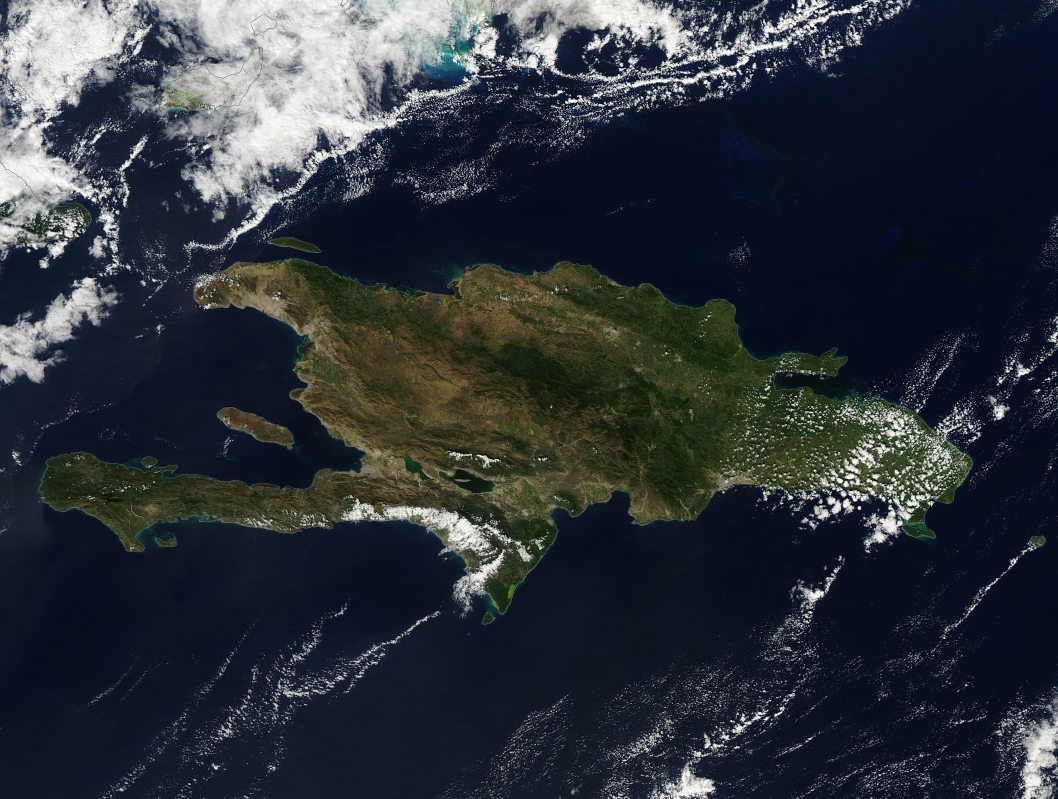
#> input picture source/satelita_hispaniola.jpg, 3172 x 2396 px (shown at 1/3 size)
$ jupyter execute '2.3 - Image Segmentation & Morphological Operators.ipynb'   (older library calls are emulated)
#> lines starting #> are read from the running program, lines starting #| are printed output that depends on the picture; after the words box and inside, x2 and y2 are one past the last pixel; in counts of white or black regions, pixels touching at a corner belong together
# Image Segmentation, Morphological Operators & Shape Analysis
**Student Name:** Andrés Jauch
**Semester Term:** FS26

## Introduction & Use Case
In this third task, I want to segment the landmass of Hispaniola from the surrounding ocean.

To do this, I will use a Green minus Blue channel difference. Since the vegetation on land reflects green and water absorbs it, while water reflects blue, the difference image highlights the land really well. I will normalize this difference and use Otsu"s thresholding to separate land from water automatically.

To handle clouds, which get misclassified as land because they are bright, I will build an HSV cloud mask. I noticed that clouds over the ocean are cool-toned, while the soil is warm-toned, so I can use a Red-minus-Blue channel check to filter out clouds without cutting into dry land. If the image is hazy, I'll fall back to a safer, less aggressive cloud threshold so I don"t accidentally mask out the haze.

After binarization, I will use morphological opening and closing to clean up noise, keep only the largest connected component (the main island), and fill all internal lakes and cloud shadows. Then, I will draw the final coastline using a morphological gradient, calculate Area and Perimeter stats, and create a clean skeleton of the island. Lastly, I'll compare the results under haze using the Intersection over Union (IoU) metric.

[cell 1]
import cv2
import numpy as np
import matplotlib.pyplot as plt
import pandas as pd

## Technical Implementation

### Image loading and Green-Blue difference
I load the image, resize it to 800px width for speed, and split the channels to calculate the Green-Blue difference. Normalizing this difference helps suppress water reflections and makes thresholding claener.

[cell 2]
# Load and resize
img_source = cv2.imread("source/satelita_hispaniola.jpg")
#> img_source is the input picture: shape (2396, 3172, 3); mean B, G, R 58.8, 50.5, 45.3
if img_source is None:
    raise FileNotFoundError("Couldnt find ../source/satelita_hispaniola.jpg")

target_width = 800
H, W, _ = img_source.shape
target_height = int(target_width * H / W)
img_source = cv2.resize(img_source, (target_width, target_height), interpolation=cv2.INTER_AREA)
#> img_source: shape (604, 800, 3)

img_rgb = cv2.cvtColor(img_source, cv2.COLOR_BGR2RGB)

# Conv to float to compute difference
b, g, r = cv2.split(img_source.astype(np.float32))

# Green-Blue difference highlights vegetation (land) and suppresses water
diff = g - b
diff_norm = ((diff - diff.min()) / (diff.max() - diff.min()) * 255).astype(np.uint8)

# Otsu"s Thresholding on Normalized Difference
otsu_threshold, thresh_mask = cv2.threshold(
    diff_norm, 0, 255, cv2.THRESH_BINARY + cv2.THRESH_OTSU
)
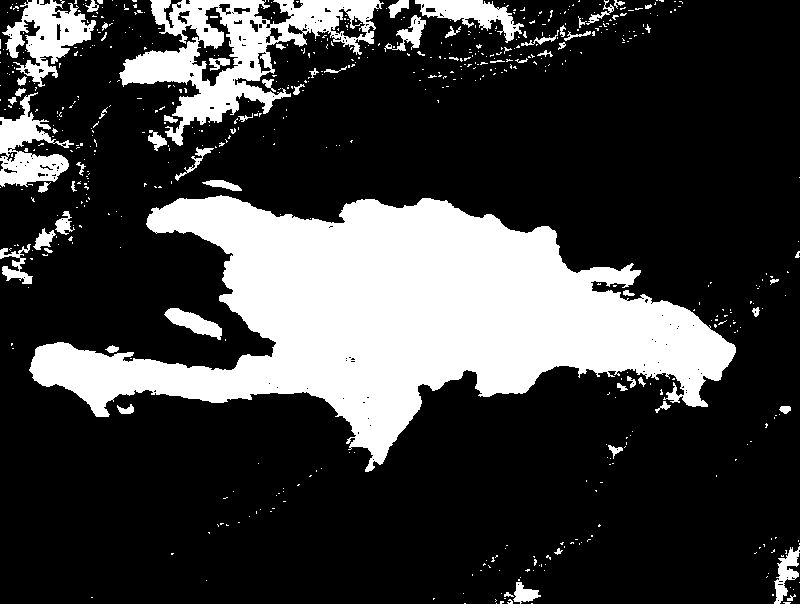
#> thresh_mask: shape (604, 800); 24.2% white; 610 white regions (544 under 20 px), largest, box (x1, y1, x2, y2) and area: (29, 195, 736, 472) 86222, (119, 0, 384, 146) 13158, (2, 0, 96, 87) 3629
#> otsu_threshold = 102
print(f"Otsu's Threshold on Green-Blue Difference: {otsu_threshold:.2f}")
#| Otsu's Threshold on Green-Blue Difference: 102.00

fig, axes = plt.subplots(1, 2, figsize=(14, 5))

# Histogram
axes[0].hist(diff_norm.ravel(), bins=256, color="gray")
axes[0].axvline(otsu_threshold, color="red", linestyle="--", label=f"Threshold ({otsu_threshold:.0f})")
axes[0].set_title("Green-Blue Diff Histogram")
axes[0].legend()

# Mask
axes[1].imshow(thresh_mask, cmap="gray")
axes[1].set_title("Raw binarized mask")
axes[1].axis("off")
plt.show()

### Cloud filtering and Morphological tests
I will convert the image to HSV to find bright, white clouds. I use the sharpness calculated earlier to decide which cloud mask to use. A sensitive cool-toned one for clear images, and a conservative one for hazy images (so the haze itself doesn"t get masked). Then, I'll test erosion, dilation, opening, and closing using a 7x7 rectangle kernel to see how they affect the mask.

[cell 3]
# Identify clouds in HSV color space
hsv = cv2.cvtColor(img_source, cv2.COLOR_BGR2HSV)
#> hsv: shape (604, 800, 3); mean H, S, V 93.4, 132.9, 63.7
h_chan, s_chan, v_chan = cv2.split(hsv)
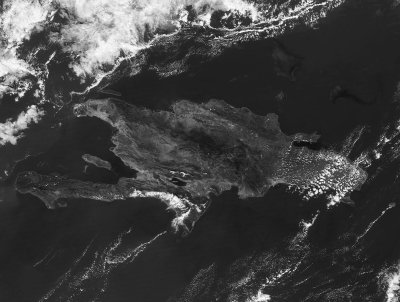
#> v_chan: shape (604, 800) (shown at 1/2 size); min 13, max 254, mean 63.7

# Check sharpness to see if image is hazy
gray_temp = cv2.cvtColor(img_source, cv2.COLOR_BGR2GRAY)
sharpness = cv2.Laplacian(gray_temp, cv2.CV_64F).var()
#> sharpness = 2766.5

if sharpness < 150:
    # Hazy image: conservative cloud mask to prevent haze from being cut out
    cloud_mask = (v_chan > 140) & (s_chan < 60)
else:
    # Clear image: sensitive cool-toned cloud mask using Red-minus-Blue check
    b_ch, g_ch, r_ch = cv2.split(img_source.astype(np.float32))
    r_minus_b = r_ch - b_ch
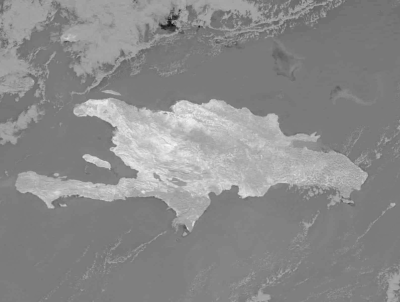
#> r_minus_b: shape (604, 800) float32 (shown at 1/2 size); min -114, max 70, mean -13.6; drawn with min black and max white
    cloud_mask = (v_chan > 55) & (s_chan < 110) & (r_minus_b < 15)
#> cloud_mask: shape (604, 800) bool; 19.9% white; 2956 white regions (2823 under 20 px), largest, box (x1, y1, x2, y2) and area: (0, 0, 690, 210) 58325, (563, 268, 743, 419) 7033, (28, 348, 415, 468) 4038

# Filter out clouds from initial binarized mask
thresh_mask_no_clouds = thresh_mask.copy()
thresh_mask_no_clouds[cloud_mask] = 0
#> thresh_mask_no_clouds: shape (604, 800); 15.6% white; 286 white regions (262 under 20 px), largest, box (x1, y1, x2, y2) and area: (29, 195, 657, 472) 71676, (641, 338, 703, 373) 770, (165, 308, 222, 339) 719

kernel = np.ones((7, 7), np.uint8)

mask_erosion = cv2.erode(thresh_mask_no_clouds, kernel, iterations=1)
#> mask_erosion: shape (604, 800); 9.9% white; 32 white regions (21 under 20 px), largest, box (x1, y1, x2, y2) and area: (73, 200, 581, 397) 46312, (582, 329, 614, 353) 331, (36, 355, 59, 380) 280
mask_dilation = cv2.dilate(thresh_mask_no_clouds, kernel, iterations=1)
#> mask_dilation: shape (604, 800); 20.2% white; 15 white regions, largest, box (x1, y1, x2, y2) and area: (26, 192, 739, 475) 92925, (162, 305, 229, 344) 1370, (12, 151, 71, 187) 1337
mask_opening = cv2.morphologyEx(thresh_mask_no_clouds, cv2.MORPH_OPEN, kernel)
#> mask_opening: shape (604, 800); 13.1% white; 14 white regions, largest, box (x1, y1, x2, y2) and area: (65, 197, 584, 408) 59436, (33, 349, 98, 383) 1144, (579, 326, 617, 356) 753
mask_closing = cv2.morphologyEx(thresh_mask_no_clouds, cv2.MORPH_CLOSE, kernel)
#> mask_closing: shape (604, 800); 17.4% white; 22 white regions (12 under 20 px), largest, box (x1, y1, x2, y2) and area: (29, 195, 736, 472) 82200, (165, 308, 222, 339) 768, (17, 154, 68, 181) 542

fig, axes = plt.subplots(2, 2, figsize=(14, 12))

# Erosion
axes[0, 0].imshow(mask_erosion, cmap="gray")
axes[0, 0].set_title("Erosion")
axes[0, 0].axis("off")

#Dilation
axes[0, 1].imshow(mask_dilation, cmap="gray")
axes[0, 1].set_title("Dilation")
axes[0, 1].axis("off")

#Opening
axes[1, 0].imshow(mask_opening, cmap="gray")
axes[1, 0].set_title("Opening")
axes[1, 0].axis("off")

#Closing
axes[1, 1].imshow(mask_closing, cmap="gray")
axes[1, 1].set_title("Closing")
axes[1, 1].axis("off")

plt.tight_layout()
plt.show()

### Coastline extraction and island cleaning
After morphological cleaning, I use connected components to find the largest component, which is the main island, and discard any small cloud fragments in the ocean. To get a clean outer boundary without loops around inland lakes or cloud shadows, I'll fill all internal holes. Then, I apply a morphological gradient to get the final coastline outline.

[cell 4]
# Clean mask morphologically
mask_cleaned = cv2.morphologyEx(thresh_mask_no_clouds, cv2.MORPH_CLOSE, kernel)
mask_cleaned = cv2.morphologyEx(mask_cleaned, cv2.MORPH_OPEN, kernel)
#> mask_cleaned: shape (604, 800); 17.1% white; 4 white regions, box (x1, y1, x2, y2) and area: (32, 196, 735, 464) 81473, (168, 309, 222, 337) 748, (27, 161, 46, 177) 239, (50, 155, 68, 169) 167

# Keep only the largest component to filter out ocean clouds
num_labels, labels, stats, centroids = cv2.connectedComponentsWithStats(mask_cleaned)
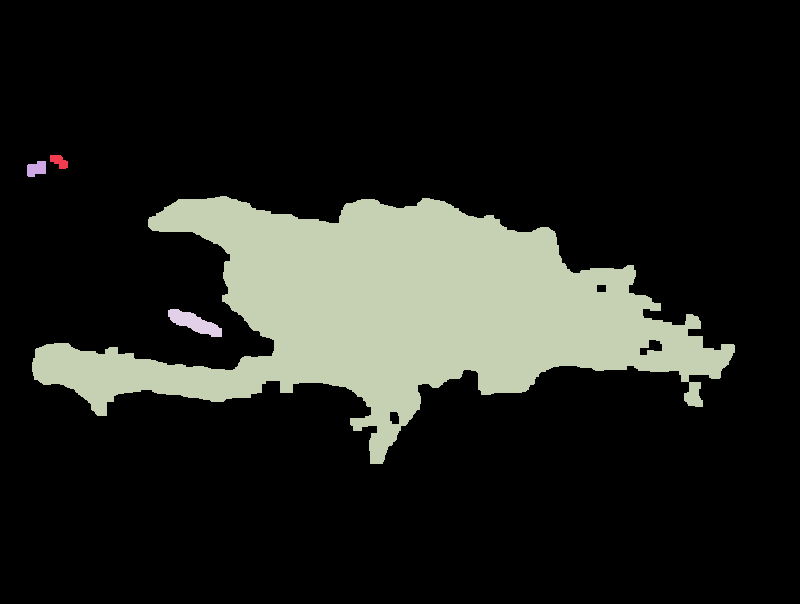
#> labels: shape (604, 800) int32; 5 distinct labels, from 0 to 4; one colour per label, 0 black
#> num_labels = 5; stats = [[0, 0, 800, 604, 400573], [50, 155, 18, 14, 167], [27, 161, 19, 16, 239], [32, 196, 703, 268, 81473], [168, 309, 54, 28, 748]]; centroids = [[401, 299.6], [58.83, 161], [36.09, 168.4], [396, 311.4], [194, 322.5]]
if num_labels > 1:
    largest_label = np.argmax(stats[1:, cv2.CC_STAT_AREA]) + 1
#> largest_label = 3
    mask_largest = (labels == largest_label).astype(np.uint8) * 255
#> mask_largest: shape (604, 800); 16.9% white; 1 white region
else:
    mask_largest = mask_cleaned

# Fill all internal holes inside the main island
mask_filled = np.zeros(mask_largest.shape, np.uint8)
contours, hierarchy = cv2.findContours(mask_largest, cv2.RETR_CCOMP, cv2.CHAIN_APPROX_SIMPLE)
#> contours = 4 contours; box (x1, y1, x2, y2) and area: (32, 196, 735, 464) 80598, (639, 339, 663, 356) 214, (389, 411, 400, 425) 116, (596, 284, 607, 293) 78
if contours and hierarchy is not None:
    for i in range(len(contours)):
        # If the contour has no "parent", it"s the border
        if hierarchy[0][i][3] == -1:
            cv2.drawContours(mask_filled, contours, i, 255, -1)
#> this loop made 4 passes
#> mask_filled: shape (604, 800); 16.9% white; 1 white region, box (x1, y1, x2, y2) and area: (32, 196, 735, 464) 81812
else:
    mask_filled = mask_largest

# Morphological Gradient to get the border of the filled mask
gradient_kernel = cv2.getStructuringElement(cv2.MORPH_RECT, (3, 3))
#> gradient_kernel = [[1, 1, 1], [1, 1, 1], [1, 1, 1]]
coastline = cv2.morphologyEx(mask_filled, cv2.MORPH_GRADIENT, gradient_kernel)
#> coastline: shape (604, 800); 1.2% white in thin lines or dots, all inside (x1, y1, x2, y2) = (31, 195, 736, 465)

img_overlay = img_rgb.copy()
img_overlay[coastline == 255] = [255, 0, 0]
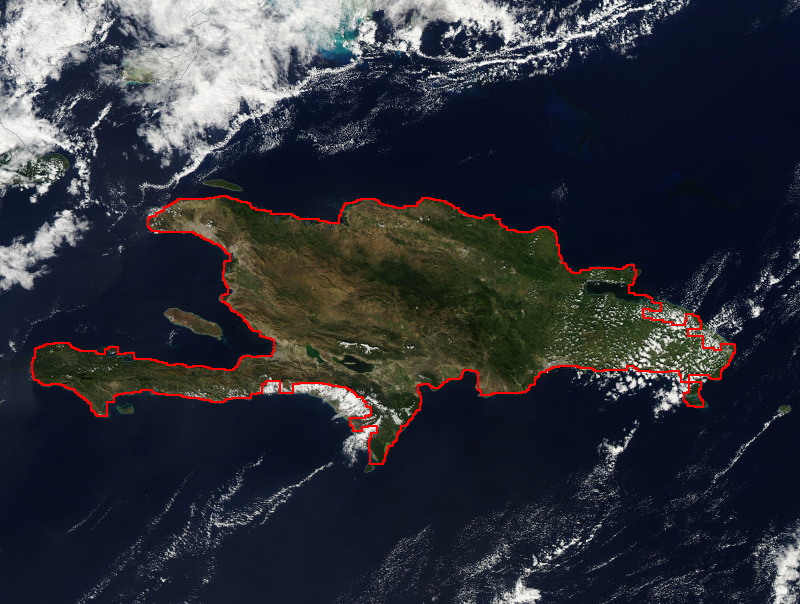
#> img_overlay: shape (604, 800, 3); mean R, G, B 47.6, 49.6, 58.1

fig, axes = plt.subplots(1, 2, figsize=(15, 7))

# Filled
axes[0].imshow(mask_filled, cmap="gray")
axes[0].set_title("Cleaned and Filled Island Mask")
axes[0].axis("off")

# Overlay
axes[1].imshow(img_overlay)
axes[1].set_title("Coastline Overlay")
axes[1].axis("off")
plt.show()

### Area and Perimeter of objects
Before filtering out the small components, I will count all the separated regions in the cleaned mask and compute the area and perimeter of each.

[cell 5]
# Perform CC analysis on the cleaned mask
num_labels_cc, labels_cc, stats_cc, centroids_cc = cv2.connectedComponentsWithStats(mask_cleaned)
#> num_labels_cc = 5; stats_cc has the same summary as stats; centroids_cc has the same summary as centroids
total_objects = num_labels_cc - 1
#> total_objects = 4
print(f"Total Segmented Objects (excluding background): {total_objects}")
#| Total Segmented Objects (excluding background): 4

areas = []
perimeters = []
for i in range(1, num_labels_cc):
    area = stats_cc[i, cv2.CC_STAT_AREA]
    areas.append(area)

    comp_mask = (labels_cc == i).astype(np.uint8) * 255
    contours_c, _ = cv2.findContours(comp_mask, cv2.RETR_EXTERNAL, cv2.CHAIN_APPROX_SIMPLE)
    if contours_c:
        perimeter = cv2.arcLength(contours_c[0], True)
    else:
        perimeter = 0.0
    perimeters.append(perimeter)
#> this loop made 4 passes
#> (area, perimeter) on passes 1 to 4: (167, 55.9), (239, 63.66), (81473, 2622.3), (748, 140.7)
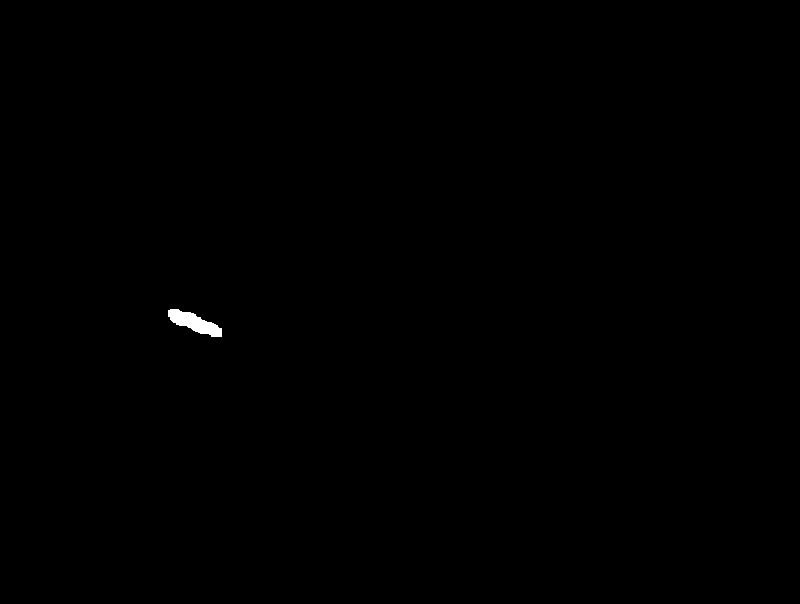
#> comp_mask: shape (604, 800); 0.15% white; 1 white region, box (x1, y1, x2, y2) and area: (168, 309, 222, 337) 748
#> after the loop, areas = [167, 239, 81473, 748]; perimeters = [55.9, 63.66, 2622.3, 140.7]

largest_idx = np.argmax(areas)
#> largest_idx = 2
print(f"Largest Component (Main Island) is Label {largest_idx+1} with Area: {areas[largest_idx]} pixels")
#| Largest Component (Main Island) is Label 3 with Area: 81473 pixels

### Skeletonization
I will run morphological skeletonization to get the central spine of the island. To prevent the skeleton from growing hair-like branches (spurs) because of the jagged coastline, I'll smooth a copy of the filled mask first using a 15x15 ellipse kernel. This gives a nice, clean single-pixel backbone.

[cell 6]
# Smooth the mask to eliminate jagged edge noise for skeletonization
skel_kernel = cv2.getStructuringElement(cv2.MORPH_ELLIPSE, (15, 15))
mask_smoothed = cv2.morphologyEx(mask_filled, cv2.MORPH_OPEN, skel_kernel)
#> mask_smoothed: shape (604, 800); 16.6% white; 1 white region, box (x1, y1, x2, y2) and area: (32, 196, 731, 464) 80105
mask_smoothed = cv2.morphologyEx(mask_smoothed, cv2.MORPH_CLOSE, skel_kernel)
#> mask_smoothed: shape (604, 800); 16.6% white; 1 white region, box (x1, y1, x2, y2) and area: (32, 196, 731, 464) 80426

skel = np.zeros(mask_smoothed.shape, np.uint8)
img_temp = mask_smoothed.copy()
element = cv2.getStructuringElement(cv2.MORPH_CROSS, (3, 3))
#> element = [[0, 1, 0], [1, 1, 1], [0, 1, 0]]

while True:
    eroded = cv2.erode(img_temp, element)
    temp = cv2.dilate(eroded, element)
    temp = cv2.subtract(img_temp, temp)
    skel = cv2.bitwise_or(skel, temp)
    img_temp = eroded.copy()
    if cv2.countNonZero(img_temp) == 0:
        break
#> this loop made 109 passes
#> pass 1, `eroded = cv2.erode(img_temp, element)`:
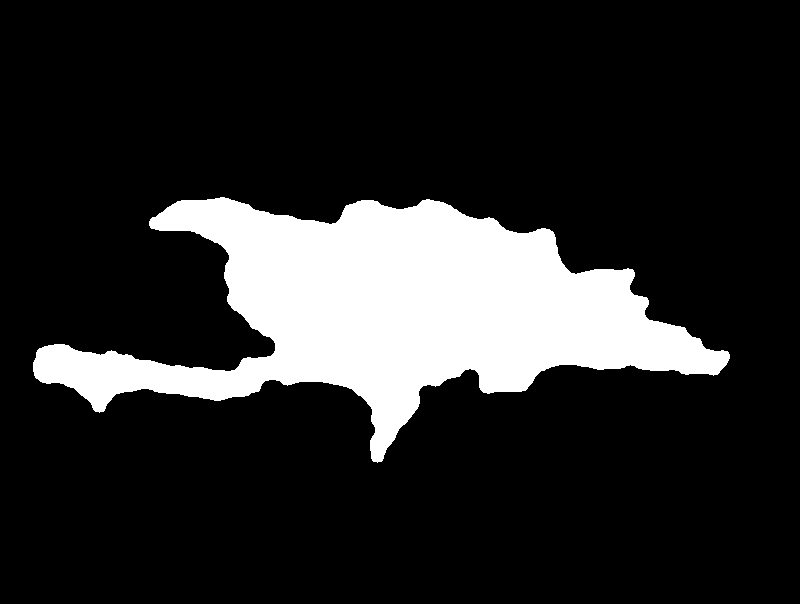
#> eroded: shape (604, 800); 16.2% white; 1 white region, box (x1, y1, x2, y2) and area: (33, 197, 730, 463) 78474

skeleton_pixels = cv2.countNonZero(skel)
#> skeleton_pixels = 1137
#> (the rest of the program and of its run is left out)
